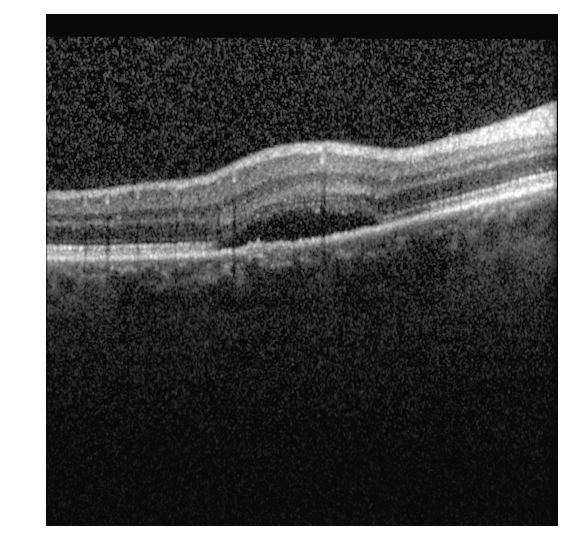
#> input picture Data/SRF/input_1492_1.png, 569 x 560 px, found by its file name
$ python main.py
#> lines starting #> are read from the running program, lines starting #| are printed output that depends on the picture
from skimage import io as sio
import skimage
import os
import cv2
import numpy as np
import argparse
import matplotlib.pyplot as plt
import matplotlib.image as mpimg


cwd = os.getcwd()
file_name = os.path.join(cwd, "/Repos/BME-SRFDetection/Data/SRF/input_1492_1.png")

#im_gray = cv2.imread(file_name, cv2.IMREAD_GRAYSCALE)
im_gray = cv2.imread(file_name)
#> im_gray is the input picture: shape (560, 569, 3); min 0, max 255, mean 82.7

im_graygauss = cv2.GaussianBlur(im_gray, (7, 7), 2)
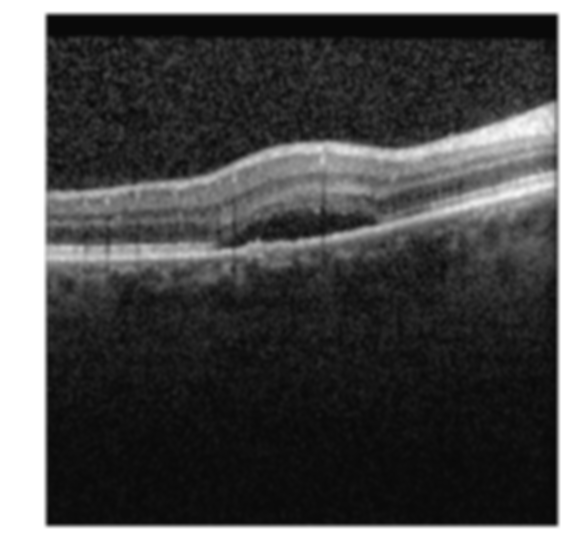
#> im_graygauss: shape (560, 569, 3); min 9, max 255, mean 82.7
im_colorgauss = cv2.applyColorMap(im_graygauss, cv2.COLORMAP_JET)
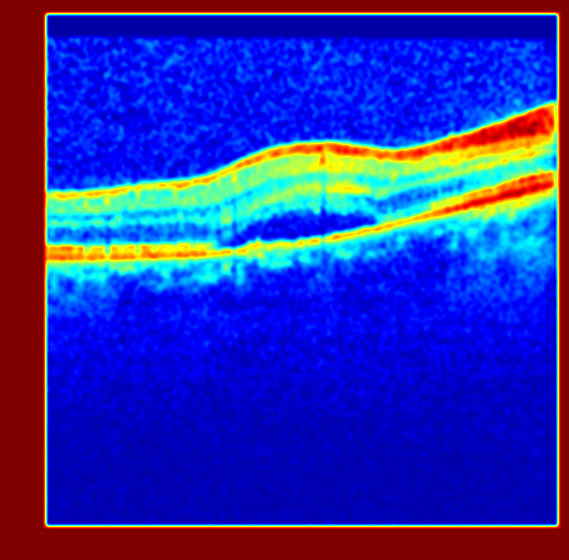
#> im_colorgauss: shape (560, 569, 3); mean B, G, R 167.2, 47.9, 43.4

im_graybi = cv2.bilateralFilter(im_gray, 9, 100, 100)
im_colorbi = cv2.applyColorMap(im_graybi, cv2.COLORMAP_JET)
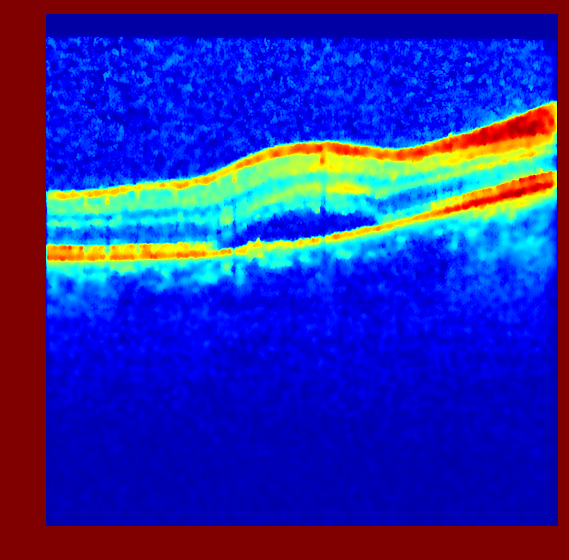
#> im_colorbi: shape (560, 569, 3); mean B, G, R 165.6, 43.4, 41


f = plt.figure()
f.add_subplot(2, 2, 1)
plt.imshow(im_gray)
f.add_subplot(2, 2, 2)
plt.imshow(im_colorbi)
f.add_subplot(2, 2, 3)
plt.imshow(im_colorgauss)
plt.show(block=True)
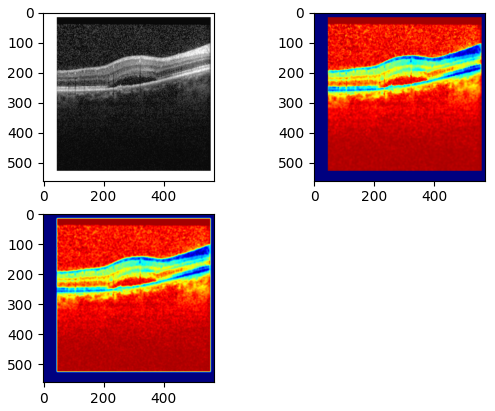
#> figure drawn by matplotlib, 3 panels; B, G, R data is drawn as R, G, B

$ run again, with Data/SRF/input_1494_1.png copied over Data/SRF/input_1492_1.png
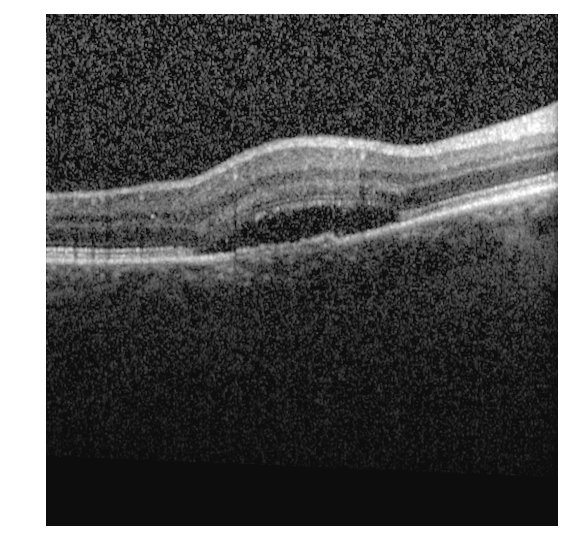
#> input picture Data/SRF/input_1494_1.png, 569 x 560 px, found by its file name
#> im_gray is the input picture: shape (560, 569, 3); min 0, max 255, mean 89.1
#> `im_colorbi = cv2.applyColorMap(im_graybi, cv2.COLORMAP_JET)`:
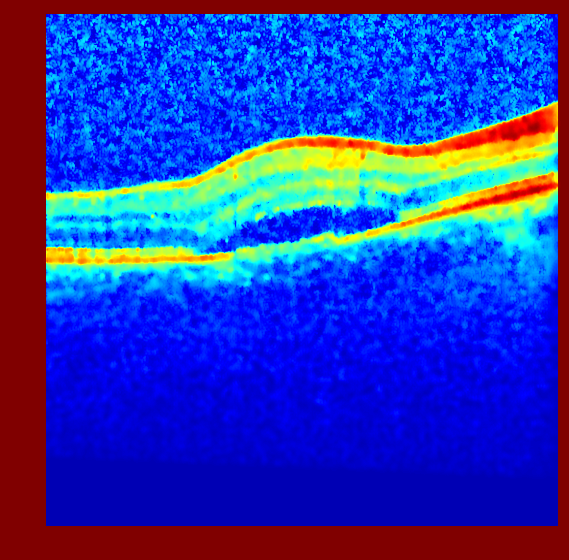
#> im_colorbi: shape (560, 569, 3); mean B, G, R 175.4, 58.9, 41.5
#> `plt.show(block=True)`:
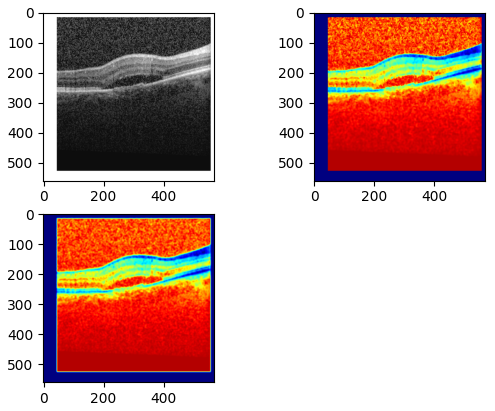
#> figure drawn by matplotlib, 3 panels; B, G, R data is drawn as R, G, B

$ run again, with Data/SRF/input_1497_1.png copied over Data/SRF/input_1492_1.png
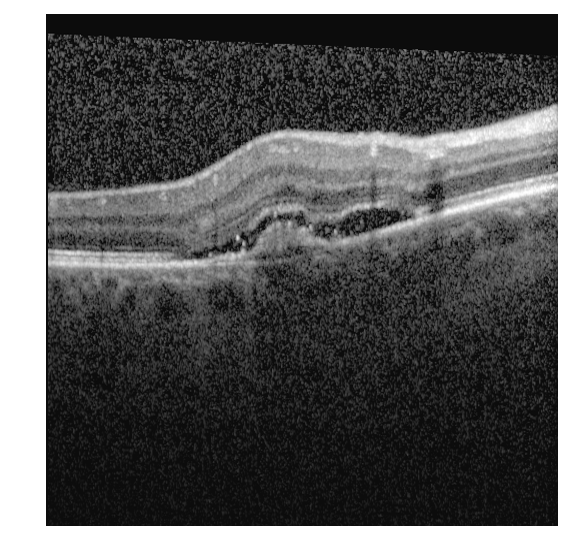
#> input picture Data/SRF/input_1497_1.png, 569 x 560 px, found by its file name
#> im_gray is the input picture: shape (560, 569, 3); min 0, max 255, mean 91.5
#> `im_colorbi = cv2.applyColorMap(im_graybi, cv2.COLORMAP_JET)`:
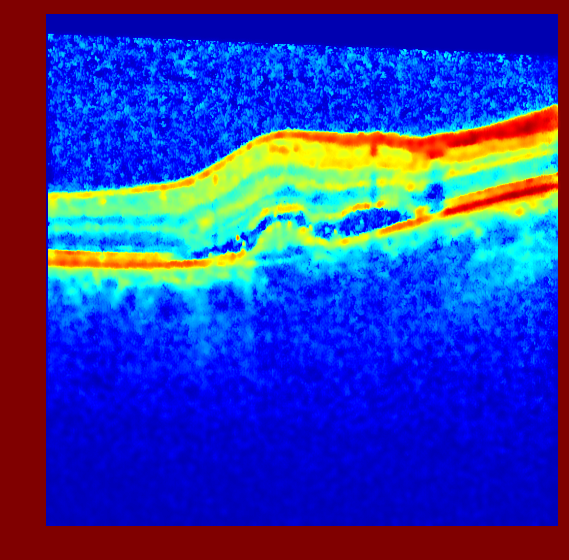
#> im_colorbi: shape (560, 569, 3); mean B, G, R 167.9, 60.8, 47.8
#> `plt.show(block=True)`:
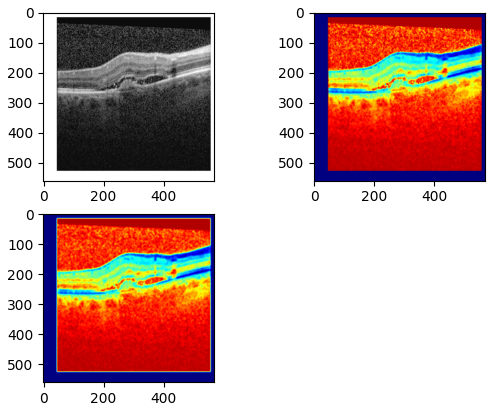
#> figure drawn by matplotlib, 3 panels; B, G, R data is drawn as R, G, B
